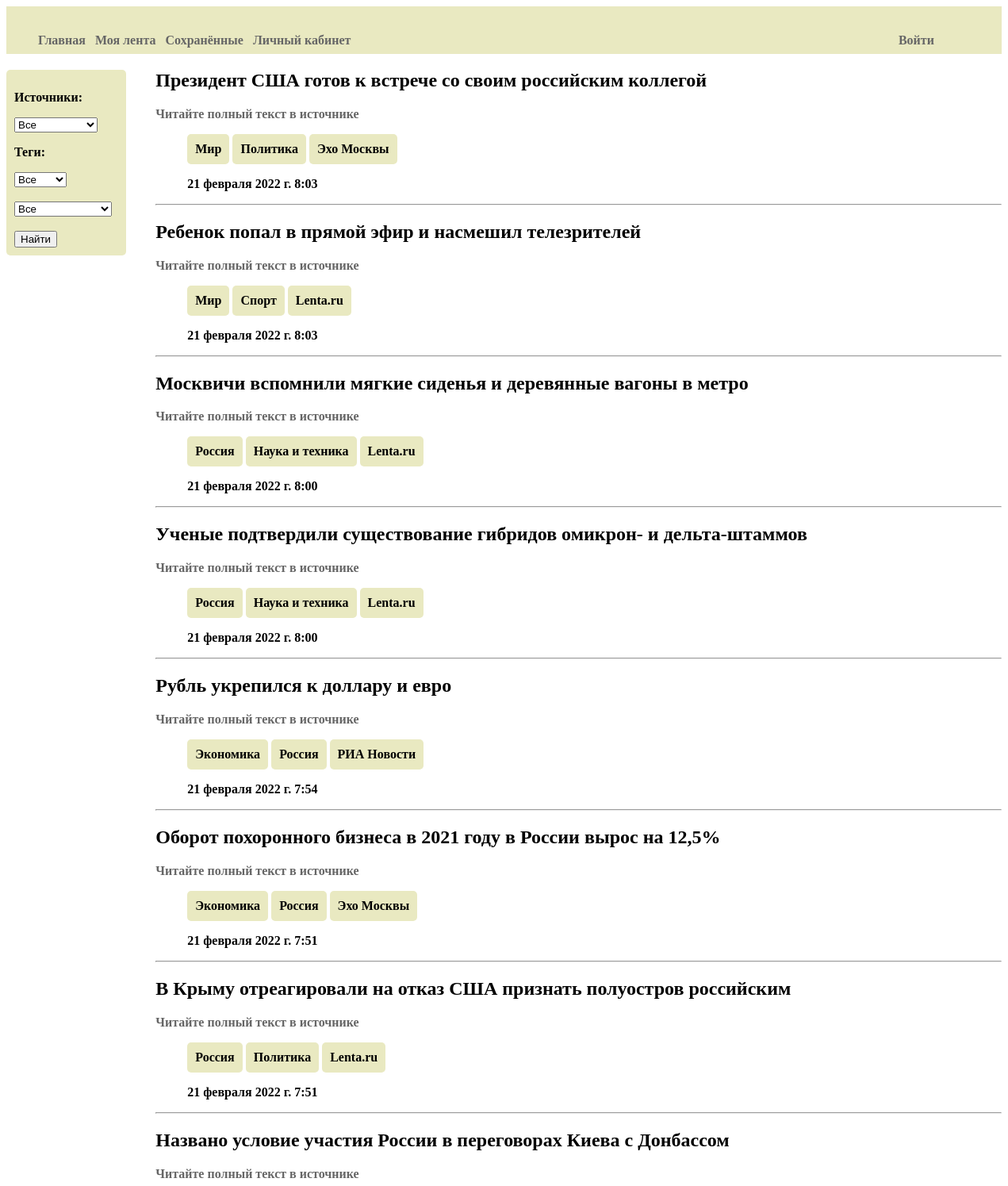
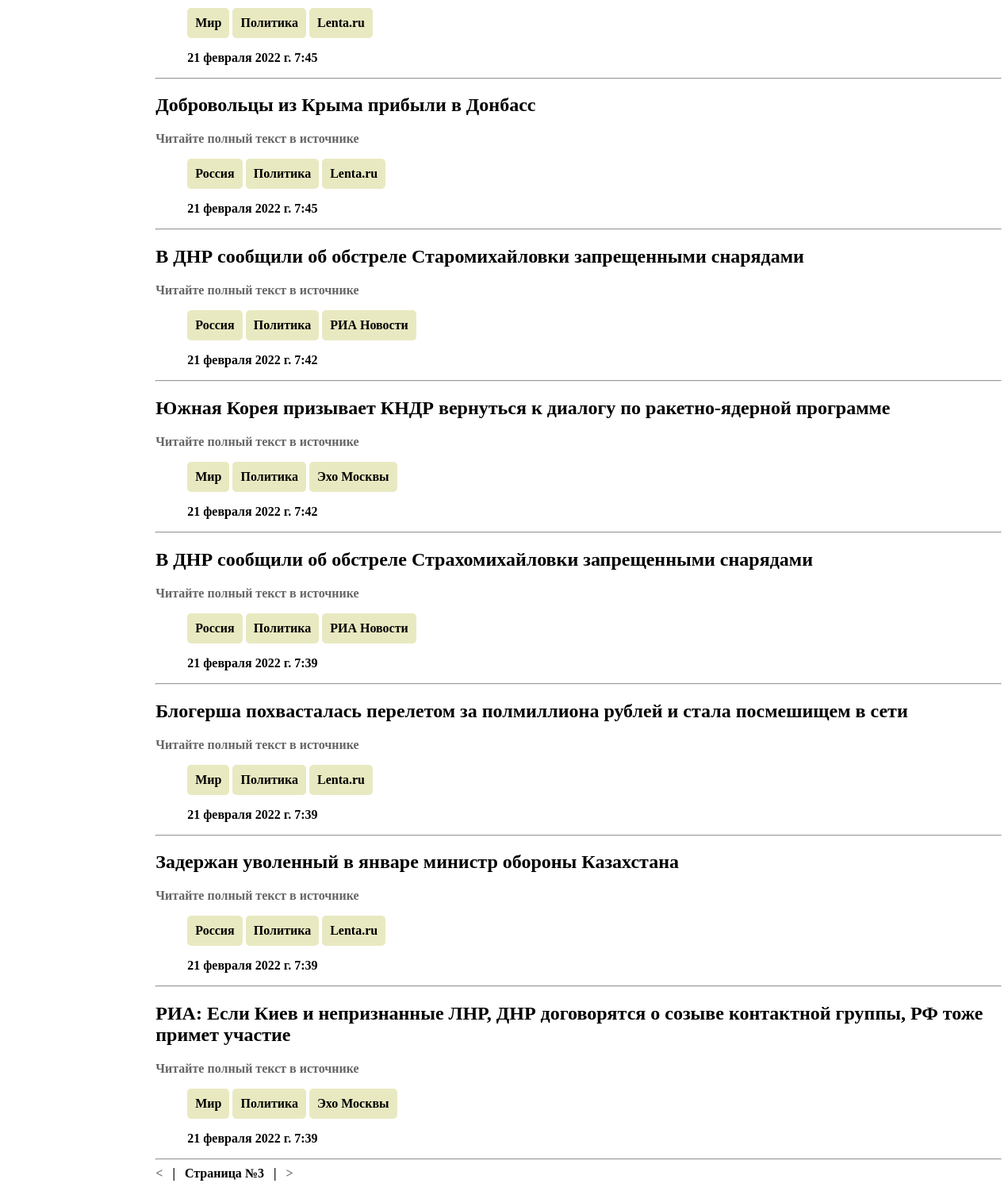
Page /news/?page=3 on the committed database (2 pictures, top to bottom).
### AllNews/models.py (models this page shows, shortened)
class Article(models.Model):
    title = models.TextField(verbose_name = "Заголовок")
    content = models.TextField(verbose_name = "Текст новости", null = True, blank = True, default = "Читайте полный текст в источнике")
    published = models.DateTimeField(verbose_name = "Дата публикации", null = True, blank = True, db_index = True, editable=False)
    saved = models.DateTimeField(verbose_name = "Дата сохранения", auto_now_add = True)
    link = models.URLField(verbose_name = "Ссылка на оригинал", null = True, blank = True)
    tags = models.ManyToManyField(Tag)
    site = models.ForeignKey('Site', default = 0, null = True, on_delete=models.PROTECT)
    users = models.ManyToManyField(User)
    is_deleted = models.BooleanField(verbose_name = "Активность", default = True, editable = False)
    class Meta:
        verbose_name = "Новость"
        verbose_name_plural = "Новости"
        ordering = ["-published"]
        unique_together = ('title', 'link')

class Tag(models.Model):
   tag = models.CharField(max_length = 50, verbose_name = "Категория")
   class Meta:
       verbose_name = "Тег"
       verbose_name_plural = "Теги"

class Site(models.Model):
   name = models.CharField(max_length = 50, verbose_name = "Название источника")
   link = models.URLField(verbose_name = "Адрес источника", unique=True)
   users = models.ManyToManyField(User)
   is_active = models.BooleanField(verbose_name = "Активность", default = False)
   is_allowed = models.BooleanField(verbose_name = "Подтверждение администратора", default=True)
   class Meta:
       verbose_name = "Источник"
       verbose_name_plural = "Источники"
       ordering = ["name"]

### AllNews/views.py (the view)
# urls.py: path('', index),
@csrf_exempt
def index(request):
  if request.GET.get("id_ar", 0) != 0:
    article_id = request.GET.get("id_ar") #("id_ar", 1000)
    article = Article.objects.get(pk=article_id)
    if request.user in article.users.all():
      article.users.remove(request.user)
    else:
      article.users.add(request.user)
  else:
    tag1_id = request.GET.get("tag1_id", 0)
    tag2_id = request.GET.get("tag2_id", 0)
    site_id = request.GET.get("site_id", 0)
    articles = Article.objects.all()
    filter_ids = {}
    if tag1_id != 0:
        filter_ids['tag1_id'] = tag1_id
        tag1 = Tag.objects.get(pk=tag1_id)
        articles1 = tag1.article_set.all().order_by()
        articles = articles & articles1
    if tag2_id != 0:
        filter_ids['tag2_id'] = tag2_id
        tag2 = Tag.objects.get(pk=tag2_id) if tag2_id != 0 else tag1
        articles2 = tag2.article_set.all().order_by()
        articles = articles & articles2
    if site_id != 0:
        filter_ids['site_id'] = site_id
        articles = articles.filter(site=site_id)
    sites = Site.objects.all()
    tags1 = Tag.objects.filter(tag='Мир') | Tag.objects.filter(tag='Россия')
    tags2 = Tag.objects.exclude(tag='Мир') & Tag.objects.exclude(tag='Россия')
    paginator = Paginator(articles, 15)
    if 'page' in request.GET:
        page_num = request.GET['page']
    else:
        page_num = 1
    page = paginator.get_page(page_num)
    string = ""
    for tag in filter_ids:
        string = string + "&" + tag + "=" + filter_ids.get(tag)
    context = {'articles': page.object_list, 'sites': sites, 'tags1': tags1, 'tags2': tags2, 'filter_ids': string, 'page': page}
    return render(request, 'content.html', context)

### AllNews/templates/content.html (shortened to what this page needs)
{% extends "Layout/basic.html" %}
{% block content %}
<div class="left">
  <form  action="" class="tag">
    <div>
      <p>Источники:</p>
    </div>
    <div>
      <select name="site_id">
        <option selected disabled>Все</option>
      </select>
    </div>
    <div>
      <p>Теги:</p>
    </div>
    <div>
      <select name="tag1_id">
        <option selected disabled>Все</option>
      </select>
    </div><br/>
    <div>
      <select name="tag2_id">
        <option selected disabled>Все</option>
      </select>
    </div><br/>
    <div>
      <input type="submit" value="Найти">
    </div>
  </form>
</div>
<div class="right">
  {% for article in articles %}
  <form>
    <h1>{{ article.title }}</h1>
    <a href="{{ article.link }}">{{ article.content }}</a> <br/>
    <ul class="hr">
      {% for tag in article.tags.all %}
      <li class="tag">{{ tag.tag }}</li>
      {% endfor %}
      <li class="tag">{{ article.site.name }}</li>
    </ul>
    <ul class="hr">
      <li>{{ article.published }}</li>&nbsp;&nbsp;
    </ul>
  </form>
  <hr>
  {% endfor %}
  {% if articles.exists %}
  <div>
    {% if page.has_previous %}
    <a href="?page={{ page.previous_page_number }}{{filter_ids}}">&lt;</a>
    &nbsp;&nbsp;|&nbsp;&nbsp;
    {% endif %}
    Страница №{{ page.number }}
    {% if page.has_next %}
    &nbsp;&nbsp;|&nbsp;&nbsp;
    <a href="?page={{ page.next_page_number }}{{filter_ids}}">&gt;</a>
    {% endif %}
  </div>
  {% endif %}
</div>
{% endblock %}

### AllNews/static/AllNews/style.css (style rules this page uses)
a { text-decoration: none; color: #666; }
ul.hr li { display: inline-block; }
.left { width: 12%; float: left; }
.right { width: 85%; margin-left: 15%; }
.tag { border-radius: 5px; background: #E9E9C1; padding: 10px; }

### rows in the picture
Article: title "Президент США готов к встрече со своим российским коллегой", content "Читайте полный текст в источнике", site.name "Эхо Москвы", published "21 февраля 2022 г. 8:03"
Tag: tag "Мир"
Tag: tag "Политика"
Article: title "Ребенок попал в прямой эфир и насмешил телезрителей", content "Читайте полный текст в источнике", site.name "Lenta.ru", published "21 февраля 2022 г. 8:03"
Tag: tag "Спорт"
Article: title "Москвичи вспомнили мягкие сиденья и деревянные вагоны в метро", content "Читайте полный текст в источнике", site.name "Lenta.ru", published "21 февраля 2022 г. 8:00"
Tag: tag "Россия"
Tag: tag "Наука и техника"
Article: title "Ученые подтвердили существование гибридов омикрон- и дельта-штаммов", content "Читайте полный текст в источнике", site.name "Lenta.ru", published "21 февраля 2022 г. 8:00"
Article: title "Рубль укрепился к доллару и евро", content "Читайте полный текст в источнике", site.name "РИА Новости", published "21 февраля 2022 г. 7:54"
Tag: tag "Экономика"
Article: title "Оборот похоронного бизнеса в 2021 году в России вырос на 12,5%", content "Читайте полный текст в источнике", site.name "Эхо Москвы", published "21 февраля 2022 г. 7:51"
Article: title "В Крыму отреагировали на отказ США признать полуостров российским", content "Читайте полный текст в источнике", site.name "Lenta.ru", published "21 февраля 2022 г. 7:51"
Article: title "Названо условие участия России в переговорах Киева с Донбассом", content "Читайте полный текст в источнике", site.name "Lenta.ru", published "21 февраля 2022 г. 7:45"
Article: title "Добровольцы из Крыма прибыли в Донбасс", content "Читайте полный текст в источнике", site.name "Lenta.ru", published "21 февраля 2022 г. 7:45"
Article: title "В ДНР сообщили об обстреле Старомихайловки запрещенными снарядами", content "Читайте полный текст в источнике", site.name "РИА Новости", published "21 февраля 2022 г. 7:42"
Article: title "Южная Корея призывает КНДР вернуться к диалогу по ракетно-ядерной программе", content "Читайте полный текст в источнике", site.name "Эхо Москвы", published "21 февраля 2022 г. 7:42"
Article: title "В ДНР сообщили об обстреле Страхомихайловки запрещенными снарядами", content "Читайте полный текст в источнике", site.name "РИА Новости", published "21 февраля 2022 г. 7:39"
Article: title "Блогерша похвасталась перелетом за полмиллиона рублей и стала посмешищем в сети", content "Читайте полный текст в источнике", site.name "Lenta.ru", published "21 февраля 2022 г. 7:39"
Article: title "Задержан уволенный в январе министр обороны Казахстана", content "Читайте полный текст в источнике", site.name "Lenta.ru", published "21 февраля 2022 г. 7:39"
Article: title "РИА: Если Киев и непризнанные ЛНР, ДНР договорятся о созыве контактной группы, РФ тоже примет участие", content "Читайте полный текст в источнике", site.name "Эхо Москвы", published "21 февраля 2022 г. 7:39"

### other values in the picture
{{ page.number }} "3"
